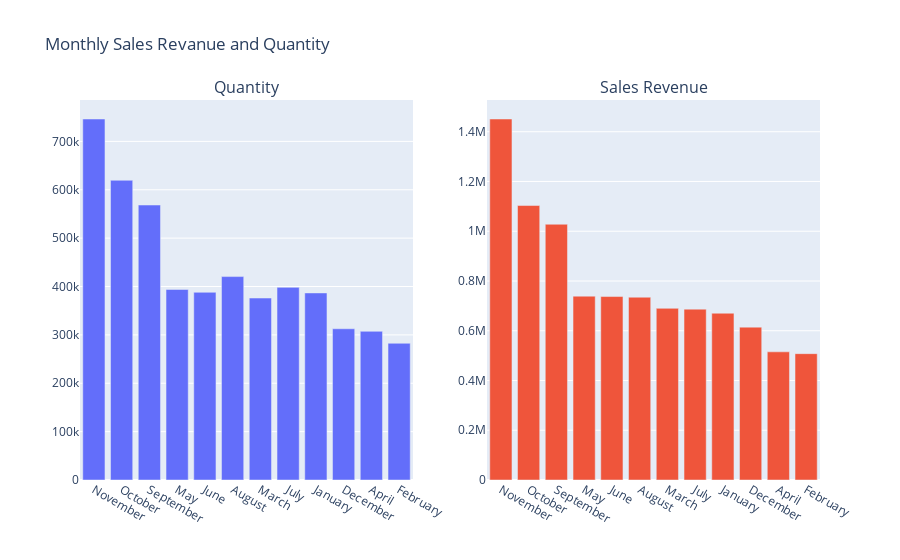

The code cell stored with this chart in its notebook:
### Code cell
import plotly.graph_objects as go
from plotly.subplots import make_subplots

temp_df = group_Quantity_and_SalesRevenue(df,'Month')
fig = make_subplots(rows=1, cols=2, shared_yaxes=False,
                  subplot_titles=("Quantity", "Sales Revenue")
                  )

fig.add_trace(go.Bar(x=temp_df['Month'], y=temp_df['Quantity'],name = 'Quantity'),1, 1)

fig.add_trace(go.Bar(x=temp_df['Month'], y=temp_df['Sales Revenue'],name = 'Sales Revenue'),1, 2)

fig.update_layout(showlegend=False, title_text="Monthly Sales Revanue and Quantity")
pio.show(fig, height=700, width=1200)

### Figure 1 — Plotly figure (JSON) as saved in the notebook; plotly's stock layout.template omitted (floating-point values rounded to 4 significant figures)
{"data": [{"name": "Quantity", "type": "bar", "x": ["November", "October", "September", "May", "June", "August", "March", "July", "January", "December", "April", "February"], "xaxis": "x", "y": [746312, 619600, 568448, 393855, 388051, 420517, 376184, 398243, 386742, 312649, 307375, 282630], "yaxis": "y"}, {"name": "Sales Revenue", "type": "bar", "x": ["November", "October", "September", "May", "June", "August", "March", "July", "January", "December", "April", "February"], "xaxis": "x2", "y": [1451000.0, 1103000.0, 1028000.0, 739000.0, 737500.0, 734800.0, 690100.0, 686800.0, 670500.0, 614500.0, 515200.0, 507900.0], "yaxis": "y2"}], "layout": {"annotations": [{"font": {"size": 16}, "showarrow": false, "text": "Quantity", "x": 0.225, "xanchor": "center", "xref": "paper", "y": 1, "yanchor": "bottom", "yref": "paper"}, {"font": {"size": 16}, "showarrow": false, "text": "Sales Revenue", "x": 0.775, "xanchor": "center", "xref": "paper", "y": 1, "yanchor": "bottom", "yref": "paper"}], "showlegend": false, "title": {"text": "Monthly Sales Revanue and Quantity"}, "xaxis": {"anchor": "y", "domain": [0, 0.45]}, "xaxis2": {"anchor": "y2", "domain": [0.55, 1]}, "yaxis": {"anchor": "x", "domain": [0, 1]}, "yaxis2": {"anchor": "x2", "domain": [0, 1]}}}
